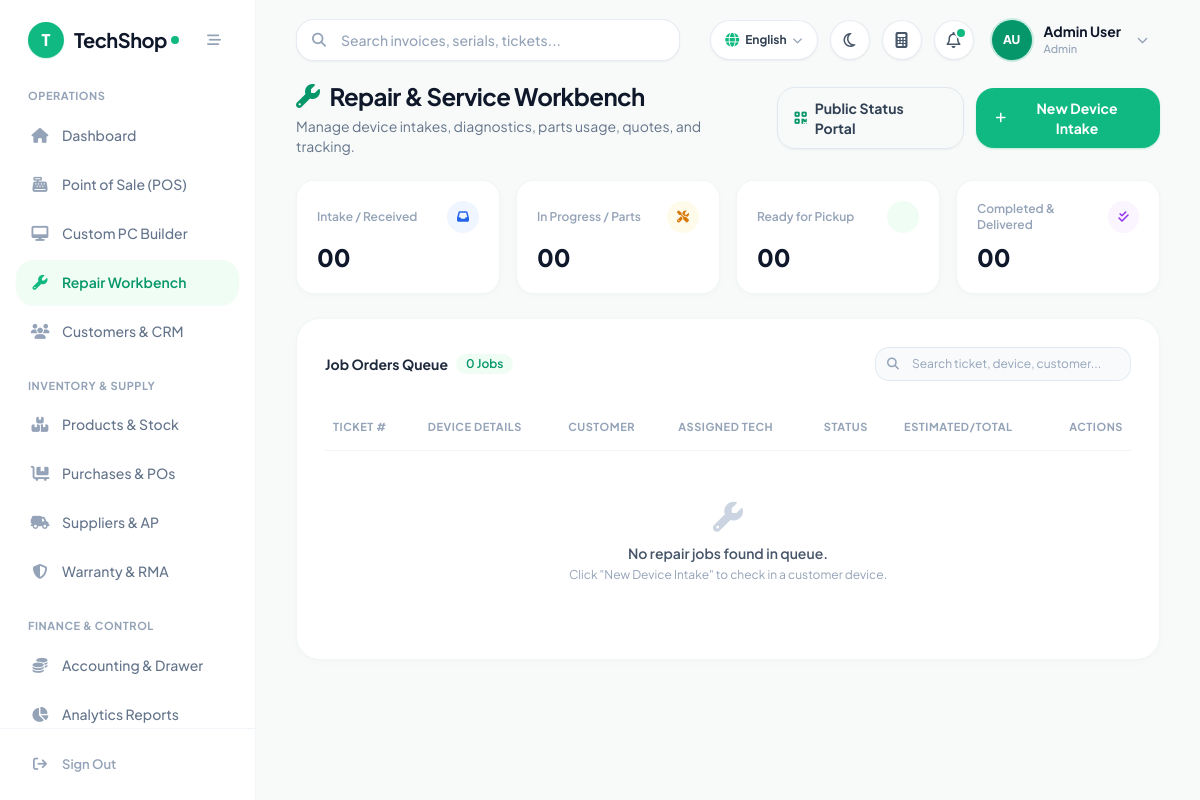
Screenshot of /pages/repairs.php (signed in) with the database file from the repository.
### tables this page shows
CREATE TABLE IF NOT EXISTS `settings` (
  `setting_key` varchar(50) NOT NULL,
  `setting_value` text,
  `created_at` timestamp NULL DEFAULT CURRENT_TIMESTAMP,
  `updated_at` timestamp NULL DEFAULT CURRENT_TIMESTAMP ON UPDATE CURRENT_TIMESTAMP,
  PRIMARY KEY (`setting_key`)
);

### pages/repairs.php (the view, shortened to what the rows shown need)
<?php
require_once '../includes/db.php';
require_once '../includes/header.php';
?>
<div class="space-y-6 max-w-7xl mx-auto">
    <div class="flex flex-col sm:flex-row sm:items-center justify-between gap-4">
        <div>
            <h1 class="text-2xl font-bold text-slate-900 tracking-tight flex items-center gap-2.5">
                <i class="fa-solid fa-wrench text-emerald-600"></i>
                <span>Repair & Service Workbench</span>
            </h1>
        </div>
    </div>
    <div class="bg-white rounded-3xl shadow-card border border-slate-100/90 p-6 sm:p-7 overflow-hidden">
        <div class="overflow-x-auto -mx-6 sm:-mx-7 px-6 sm:px-7">
            <table class="w-full text-left border-collapse" id="repairsTable">
                <thead>
                    <tr class="border-b border-slate-100 text-[11px] font-bold text-slate-400 uppercase tracking-wider">
                        <th class="py-3.5 pr-4 pl-2">Ticket #</th>
                        <th class="py-3.5 px-4">Device Details</th>
                        <th class="py-3.5 px-4">Customer</th>
                        <th class="py-3.5 px-4">Assigned Tech</th>
                        <th class="py-3.5 px-4 text-center">Status</th>
                        <th class="py-3.5 px-4">Estimated/Total</th>
                        <th class="py-3.5 pl-4 pr-2 text-right">Actions</th>
                    </tr>
                </thead>
            </table>
        </div>
    </div>
</div>
<?php require_once '../includes/footer.php'; ?>

### includes/header.php (shortened to what the rows shown need)
<?php
require_once __DIR__ . '/lang.php';
$user = $_SESSION['user'];
$role = $user['role'] ?? 'Cashier';
        ?>
        <?php
function isActive($page) {
    $current = basename($_SERVER['PHP_SELF']);
    if ($current === $page || strpos($_SERVER['REQUEST_URI'], $page) !== false) {
        return 'bg-emerald-50 text-emerald-600 font-semibold shadow-sm shadow-emerald-500/5';
    }
    return 'text-slate-500 hover:text-slate-900 hover:bg-slate-50/80 font-medium';
}
function getIconColor($page) {
    $current = basename($_SERVER['PHP_SELF']);
    if ($current === $page || strpos($_SERVER['REQUEST_URI'], $page) !== false) {
        return 'text-emerald-500';
    }
    return 'text-slate-400 group-hover:text-slate-600';
}
$sys_name = 'TechShop';
$sys_logo = '';
if (isset($pdo) && $pdo) {
    try {
        $stmt_h = $pdo->query("SELECT setting_key, setting_value FROM settings WHERE setting_key IN ('system_name', 'shop_logo', 'currency_symbol', 'shop_currency', 'supported_currencies_json')");
        while ($row = $stmt_h->fetch()) {
            if ($row['setting_key'] === 'system_name' && !empty($row['setting_value'])) $sys_name = $row['setting_value'];
        }
    } catch (\Exception $e) {}
}
?>
<!DOCTYPE html>
<html lang="en" class="h-full">
<head>
    <script src="https://cdn.tailwindcss.com"></script>
    <link rel="stylesheet" href="https://cdnjs.cloudflare.com/ajax/libs/font-awesome/6.5.1/css/all.min.css">
</head>
<body class="bg-[#F7FAF8] text-slate-800 font-sans flex h-screen overflow-hidden antialiased">
    <aside id="mainSidebar" class="w-64 bg-white border-r border-slate-100/90 flex flex-col fixed md:static inset-y-0 left-0 z-50 transform -translate-x-full md:translate-x-0 transition-transform duration-200 ease-in-out">
        <div class="h-20 flex items-center justify-between px-7">
            <a href="dashboard.php" class="flex items-center gap-2.5 group">
                <?php if ($sys_logo): ?>
                    <img src="../uploads/logo/<?php echo htmlspecialchars($sys_logo); ?>" alt="Logo" class="h-9 w-9 object-contain rounded-xl">
                <?php else: ?>
                    <div class="w-9 h-9 rounded-2xl bg-emerald-500 text-white flex items-center justify-center font-black text-base shadow-sm shadow-emerald-500/20">
                        <?php echo strtoupper(substr($sys_name, 0, 1)); ?>
                    </div>
                <?php endif; ?>
                <div class="flex items-center tracking-tight">
                    <span class="text-xl font-bold text-slate-900 tracking-tight"><?php echo htmlspecialchars($sys_name); ?></span>
                    <span class="w-2 h-2 rounded-full bg-emerald-500 ml-1 inline-block"></span>
                </div>
            </a>
        </div>
        <nav class="flex-1 overflow-y-auto px-4 py-2 space-y-6">
            <div>
                <p class="text-[11px] font-bold uppercase tracking-wider text-slate-400 px-3 mb-2"><?php echo __('nav_operations'); ?></p>
                <div class="space-y-1">
                    <a href="dashboard.php" class="sidebar-item flex items-center px-3.5 py-3 rounded-2xl group <?php echo isActive('dashboard.php'); ?>">
                        <i class="fa-solid fa-house w-5 text-center text-[15px] <?php echo getIconColor('dashboard.php'); ?>"></i>
                        <span class="ml-3 text-[14px]"><?php echo __('nav_dashboard'); ?></span>
                    </a>
                    <?php if (in_array($role, ['Admin', 'Manager', 'Cashier'])): ?>
                    <a href="pos.php" class="sidebar-item flex items-center px-3.5 py-3 rounded-2xl group <?php echo isActive('pos.php'); ?>">
                        <i class="fa-solid fa-cash-register w-5 text-center text-[15px] <?php echo getIconColor('pos.php'); ?>"></i>
                        <span class="ml-3 text-[14px]"><?php echo __('nav_pos'); ?></span>
                    </a>
                    <a href="build_pc.php" class="sidebar-item flex items-center px-3.5 py-3 rounded-2xl group <?php echo isActive('build_pc.php'); ?>">
                        <i class="fa-solid fa-desktop w-5 text-center text-[15px] <?php echo getIconColor('build_pc.php'); ?>"></i>
                        <span class="ml-3 text-[14px]"><?php echo __('nav_pc_builder'); ?></span>
                    </a>
                    <?php endif; ?>
                    <?php if (in_array($role, ['Admin', 'Manager', 'Technician', 'Cashier'])): ?>
                    <a href="repairs.php" class="sidebar-item flex items-center px-3.5 py-3 rounded-2xl group <?php echo isActive('repairs.php'); ?>">
                        <i class="fa-solid fa-wrench w-5 text-center text-[15px] <?php echo getIconColor('repairs.php'); ?>"></i>
                        <span class="ml-3 text-[14px]"><?php echo __('nav_repairs'); ?></span>
                    </a>
                    <?php endif; ?>
                    <?php if (in_array($role, ['Admin', 'Manager', 'Cashier', 'Accountant'])): ?>
                    <a href="customers.php" class="sidebar-item flex items-center px-3.5 py-3 rounded-2xl group <?php echo isActive('customers.php'); ?>">
                        <i class="fa-solid fa-users w-5 text-center text-[15px] <?php echo getIconColor('customers.php'); ?>"></i>
                        <span class="ml-3 text-[14px]"><?php echo __('nav_customers'); ?></span>
                    </a>
                    <?php endif; ?>
                </div>
            </div>
            <div>
                <p class="text-[11px] font-bold uppercase tracking-wider text-slate-400 px-3 mb-2"><?php echo __('nav_inventory_supply'); ?></p>
                <div class="space-y-1">
                    <?php if (in_array($role, ['Admin', 'Manager', 'Inventory', 'Cashier', 'Technician', 'Accountant'])): ?>
                    <a href="products.php" class="sidebar-item flex items-center px-3.5 py-3 rounded-2xl group <?php echo isActive('products.php'); ?>">
                        <i class="fa-solid fa-boxes-stacked w-5 text-center text-[15px] <?php echo getIconColor('products.php'); ?>"></i>
                        <span class="ml-3 text-[14px]"><?php echo __('nav_products'); ?></span>
                    </a>
                    <?php endif; ?>
                    <?php if (in_array($role, ['Admin', 'Manager', 'Inventory'])): ?>
                    <a href="purchases.php" class="sidebar-item flex items-center px-3.5 py-3 rounded-2xl group <?php echo isActive('purchases.php'); ?>">
                        <i class="fa-solid fa-cart-flatbed w-5 text-center text-[15px] <?php echo getIconColor('purchases.php'); ?>"></i>
                        <span class="ml-3 text-[14px]"><?php echo __('nav_purchases'); ?></span>
                    </a>
                    <?php endif; ?>
                    <?php if (in_array($role, ['Admin', 'Manager', 'Inventory', 'Accountant'])): ?>
                    <a href="suppliers.php" class="sidebar-item flex items-center px-3.5 py-3 rounded-2xl group <?php echo isActive('suppliers.php'); ?>">
                        <i class="fa-solid fa-truck-field w-5 text-center text-[15px] <?php echo getIconColor('suppliers.php'); ?>"></i>
                        <span class="ml-3 text-[14px]"><?php echo __('nav_suppliers'); ?></span>
                    </a>
                    <?php endif; ?>
                    <?php if (in_array($role, ['Admin', 'Manager', 'Technician', 'Inventory', 'Cashier'])): ?>
                    <a href="warranty.php" class="sidebar-item flex items-center px-3.5 py-3 rounded-2xl group <?php echo isActive('warranty.php'); ?>">
                        <i class="fa-solid fa-shield-halved w-5 text-center text-[15px] <?php echo getIconColor('warranty.php'); ?>"></i>
                        <span class="ml-3 text-[14px]"><?php echo __('nav_warranty'); ?></span>
                    </a>
                    <?php endif; ?>
                </div>
            </div>
            <div>
                <p class="text-[11px] font-bold uppercase tracking-wider text-slate-400 px-3 mb-2"><?php echo __('nav_finance_control'); ?></p>
                <div class="space-y-1">
                    <?php if (in_array($role, ['Admin', 'Manager', 'Accountant', 'Cashier'])): ?>
                    <a href="accounting.php" class="sidebar-item flex items-center px-3.5 py-3 rounded-2xl group <?php echo isActive('accounting.php'); ?>">
                        <i class="fa-solid fa-coins w-5 text-center text-[15px] <?php echo getIconColor('accounting.php'); ?>"></i>
                        <span class="ml-3 text-[14px]"><?php echo __('nav_accounting'); ?></span>
                    </a>
                    <?php endif; ?>
                    <?php if (in_array($role, ['Admin', 'Manager', 'Accountant', 'Technician', 'Inventory'])): ?>
                    <a href="reports.php" class="sidebar-item flex items-center px-3.5 py-3 rounded-2xl group <?php echo isActive('reports.php'); ?>">
                        <i class="fa-solid fa-chart-pie w-5 text-center text-[15px] <?php echo getIconColor('reports.php'); ?>"></i>
                        <span class="ml-3 text-[14px]"><?php echo __('nav_reports'); ?></span>
                    </a>
                    <?php endif; ?>
                </div>
            </div>
        </nav>
        <div class="p-4 border-t border-slate-100">
            <a href="../logout.php" class="flex items-center px-3.5 py-2.5 text-slate-400 hover:text-red-500 hover:bg-red-50/60 rounded-2xl transition-all">
                <i class="fa-solid fa-arrow-right-from-bracket w-5 text-center text-[14px]"></i>
                <span class="ml-3 text-[13px] font-semibold"><?php echo __('nav_sign_out'); ?></span>
            </a>
        </div>
    </aside>
    <main class="flex-1 flex flex-col h-screen overflow-hidden bg-[#F7FAF8]">
        <header class="h-20 bg-transparent flex items-center justify-between px-6 lg:px-10 z-20 shrink-0">
            <div class="flex items-center gap-4 flex-1">
                <div class="relative w-full max-w-sm hidden sm:block">
                    <input
                        type="text"
                        id="globalSearchInput"
                        placeholder="<?php echo __('hdr_search_placeholder', 'Search anything (F2)...'); ?>"
                        class="w-full pl-11 pr-4 py-2.5 bg-white border border-slate-200/80 rounded-2xl text-sm font-medium text-slate-800 placeholder-slate-400 focus:outline-none focus:ring-2 focus:ring-emerald-500/20 focus:border-emerald-500 shadow-sm transition-all"
                        onkeyup="handleGlobalSearch(event)"
                    >
                </div>
            </div>
        </header>
        <div class="flex-1 overflow-y-auto px-6 lg:px-10 pb-10">

### rows the page displays
settings: setting_value "T", setting_value "TechShop"
settings: setting_value "OPERATIONS", setting_value "Dashboard", setting_value "Point of Sale (POS)", setting_value "Custom PC Builder", setting_value "Repair Workbench", setting_value "Customers & CRM", setting_value "INVENTORY & SUPPLY", setting_value "Products & Stock", setting_value "Purchases & POs", setting_value "Suppliers & AP", setting_value "Warranty & RMA", setting_value "FINANCE & CONTROL", setting_value "Accounting & Drawer", setting_value "Analytics Reports", setting_value "Sign Out"

### other values shown
$initials "AU"
$user_name "Admin User"
$user_role "Admin"
$stats['received'] "00"
$stats['in_progress'] "00"
$stats['ready'] "00"
$stats['completed'] "00"
count($repairs) "0"
